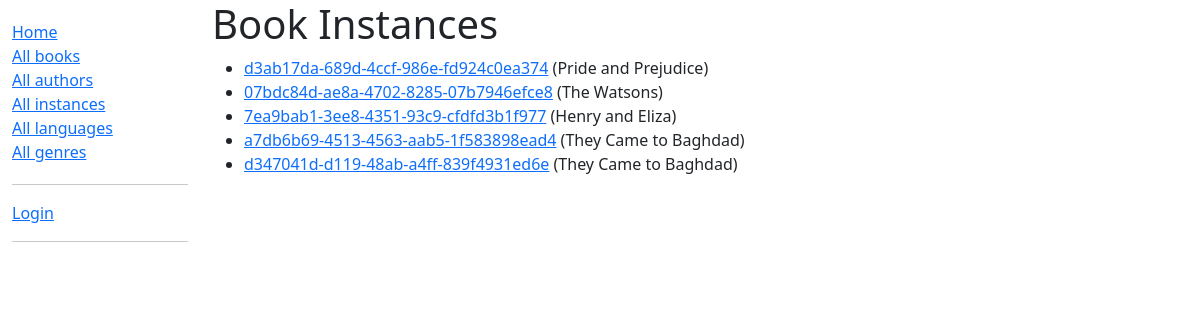
/catalog/bookinstances/, run on the app's committed database.
### catalog/models.py (models this page shows, shortened)
class BookInstance(models.Model):
    id = models.UUIDField(primary_key=True, default=uuid.uuid4,
                          help_text="Unique ID for this particular book across whole library")
    book = models.ForeignKey('Book', on_delete=models.RESTRICT, null=True)
    imprint = models.CharField(max_length=200)
    due_back = models.DateField(null=True, blank=True)
    LOAN_STATUS = (
        ('m', 'Maintenance'),
        ('o', 'On loan'),
        ('a', 'Available'),
        ('r', 'Reserved'),
    )
    status = models.CharField(
        max_length=1,
        choices=LOAN_STATUS,
        blank=True,
        default='m',
        help_text='Book availability',
    )
    borrower = models.ForeignKey(settings.AUTH_USER_MODEL, on_delete=models.SET_NULL, null=True, blank=True)
    class Meta:
        ordering = ['due_back']
        permissions = (("can_mark_returned", "Set book as returned"),)
    def get_absolute_url(self):
        return reverse('bookinstance-detail', args=[str(self.id,)])

class Book(models.Model):
    title = models.CharField(max_length=200)
    author = models.ForeignKey('Author', on_delete=models.RESTRICT, null=True)
    summary = models.TextField(
        max_length=1000, help_text="Enter a brief description of the book")
    isbn = models.CharField('ISBN', max_length=13,
                            unique=True,
                            help_text='13 Character <a href="https://www.isbn-international.org/content/what-isbn'
                                      '">ISBN number</a>')
    genre = models.ManyToManyField(
        Genre, help_text="Select a genre for this book")
    language = models.ForeignKey(
        'Language', on_delete=models.SET_NULL, null=True)
    def display_genre(self):
        return ', '.join(genre.name for genre in self.genre.all()[:3])
    display_genre.short_description = 'Genre'

### catalog/views.py (the view)
# urls.py: path('bookinstances/', views.BookInstanceListView.as_view(), name = 'bookinstances'),
class BookInstanceListView(generic.ListView):
    model = BookInstance
    paginate_by = 10

### catalog/templates/catalog/bookinstance_list.html
{% extends "base_generic.html" %}
{% block content %}
  <h1>Book Instances</h1>
  {% if bookinstance_list %}
    <ul>
      {% for inst in bookinstance_list %}
      <li>
        <a href="{{inst.get_absolute_url}}">{{ inst.id }}</a> ({{inst.book.title}})
      </li>
      {% endfor %}
    </ul>
  {% else %}
    <p>There are no books in the library.</p>
  {% endif %}
{% endblock %}

### catalog/templates/base_generic.html (shortened to what this page needs)
<!DOCTYPE html>
<html lang="en">
  <head>
    <link href="https://cdn.jsdelivr.net/npm/bootstrap@5.3.3/dist/css/bootstrap.min.css"
      rel="stylesheet"
>
    {% load static %}
    <link rel="stylesheet" href="{% static 'css/style.css' %}" />
  </head>
  <body>
    <div class="container-fluid">
      <div class="row">
        <div class="col-sm-2">
          {% block sidebar %}
            <ul class="sidebar-nav">
              <li><a href="{% url 'index' %}">Home</a></li>
              <li><a href="{% url 'books' %}">All books</a></li>
              <li><a href="{% url 'authors' %}">All authors</a></li>
              <li><a href="{% url 'bookinstances' %}">All instances</a></li>
              <li><a href="{% url 'languages' %}">All languages</a></li>
              <li><a href="{% url 'genres' %}">All genres</a></li>
            </ul>
            <ul class="sidebar-nav">
              <hr>
             {% if user.is_authenticated %}
               <li>User: {{ user.get_username }}</li>
               <li><a href="{% url 'my-borrowed' %}">My Borrowed</a></li>
               <li>
                 <form id="logout-form" method="post" action="{% url 'admin:logout' %}">
                   {% csrf_token %}
                   <button type="submit" class="btn btn-link">Logout</button>
                 </form>
               </li>
             {% else %}
               <li><a href="{% url 'login' %}?next={{ request.path }}">Login</a></li>
             {% endif %}
             <hr>
            </ul>
          {% endblock %}
        </div>
        <div class="col-sm-10 ">{% block content %}{% endblock %}
      </div>
      </div>
    </div>
  </body>
</html>

### catalog/static/css/style.css (style rules this page uses)
.sidebar-nav { margin-top: 20px; padding: 0; list-style: none; }

### data on the page
BookInstance: id "d3ab17da-689d-4ccf-986e-fd924c0ea374", book "Pride and Prejudice"
BookInstance: id "07bdc84d-ae8a-4702-8285-07b7946efce8", book "The Watsons"
BookInstance: id "7ea9bab1-3ee8-4351-93c9-cfdfd3b1f977", book "Henry and Eliza"
BookInstance: id "a7db6b69-4513-4563-aab5-1f583898ead4", book "They Came to Baghdad"
BookInstance: id "d347041d-d119-48ab-a4ff-839f4931ed6e", book "They Came to Baghdad"
